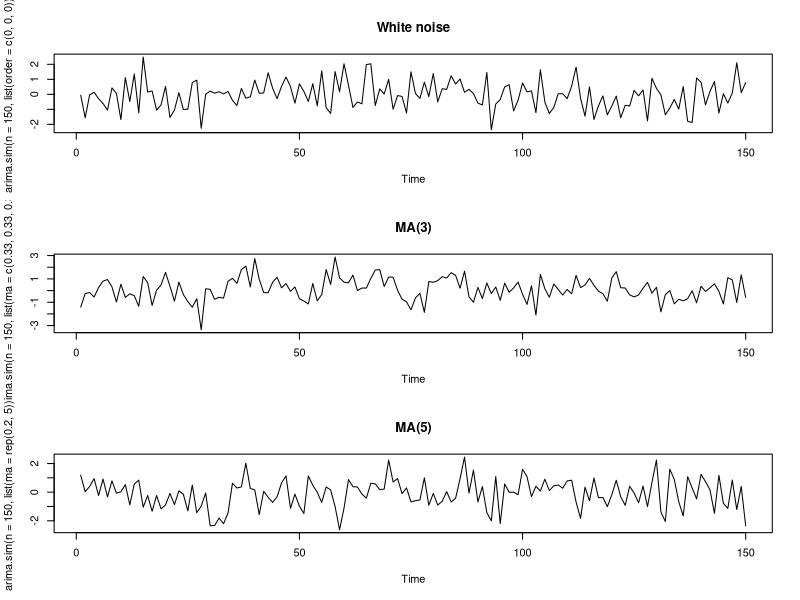

The R source for this figure:
#=========#=========#=========#=========#=========#=========#=========#=========
setwd('~/Learning/R/RLearning/TS/coursera')

par(mfrow=c(3, 1))
plot(arima.sim(n=150, list(order=c(0, 0, 0))), main='White noise')
plot(arima.sim(n=150, list(ma=c(0.33, 0.33, 0.33))), main='MA(3)')
plot(arima.sim(n=150, list(ma=rep(0.2, 5))), main='MA(5)')